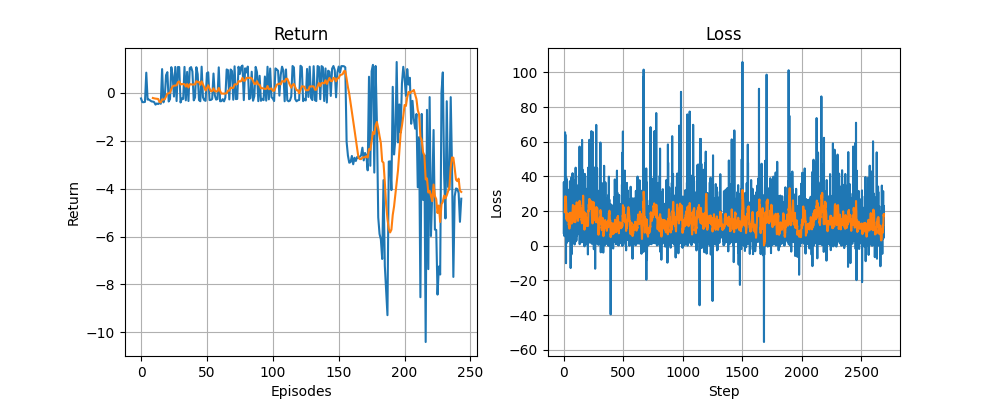

Reproduce this figure in Python.
import sys
from os.path import exists

from agents.AutoEncoder import Encoder, Decoder
from agents.PolicyValueNetwork import PolicyValueNetwork

# resolve path for notebook
sys.path.append('../')
import math
import torch
import random
import numpy as np
import pandas as pd
import torch.nn.functional as F
import matplotlib.pyplot as plt
from environments.QuestEnvironment import QuestEnvironment

# if there is a Cuda GPU, then we want to use it
device = torch.device("cuda" if torch.cuda.is_available() else "cpu")
model_filepath = 'model_weights.pth'
AE_encoder_model_filepath = 'E_model_weights.pth'
AE_decoder_model_filepath = 'D_model_weights.pth'
OBS_SPACE = 'glyphs'
AE_OBS_SPACE = 'pixel'
max_steps_per_level = [500, 2000, 5000, 5000]
mazes = ['MiniHack-MazeWalk-9x9-v0', 'MiniHack-MazeWalk-15x15-v0', 'MiniHack-MazeWalk-45x19-v0', 'MiniHack-Quest-Hard-v0']

def get_exploration_reward(state, reward):
    s = state['blstats']
    coords = (int(s[0]), int(s[1]))

    if coords not in visit_counts:
        visit_counts[coords] = 1
        coord_rewards[coords] = reward
        return 0.01
    else:
        visit_counts[coords] += 1
        coord_rewards[coords] += reward

    return reward * math.sqrt(math.log(visit_counts[coords]))

def convert_observation(obs, space, epsilon=10e-3):
    obs = obs[space]
    obs = torch.tensor(obs, dtype=torch.float)
    obs = torch.flatten(obs)
    obs = torch.reshape(obs, (1, obs.shape[0]))
    obs = torch.nn.functional.normalize(obs, p=2.0, dim=1, eps=epsilon, out=None)
    return obs


def compute_returns(rewards, gamma):
    returns = sum(r*(gamma**i) for i, r in enumerate(rewards))
    return returns


def load_env_and_models(difficulty_level, agent_lr, AE_lr):

    environment = QuestEnvironment().create(
        env_type=mazes[difficulty_level],
        reward_lose=reward_lose,
        reward_win=reward_win,
        penalty_step=-0.001,
        penalty_time=-0.0001,
        max_episode_steps=max_steps_per_level[difficulty_level],
        seed=seed
    )
    latent_space_dim = environment.observation_space.spaces[OBS_SPACE].shape[0] *\
                       environment.observation_space.spaces[OBS_SPACE].shape[1]

    agent = PolicyValueNetwork(environment.action_space.n, agent_lr, latent_space_dim).to(device)

    if exists(model_filepath):
        agent.load_state_dict(torch.load(model_filepath))

    AE_input_shape_dim = environment.observation_space.spaces[AE_OBS_SPACE].shape

    if len(AE_input_shape_dim) == 2:
        AE_input_shape_dim = (AE_input_shape_dim[0], AE_input_shape_dim[1], 1)

    AE_encoder = Encoder(encoded_space_dim=latent_space_dim, fc2_input_dim=AE_input_shape_dim).to(device)
    AE_decoder = Decoder(encoded_space_dim=latent_space_dim, fc2_input_dim=AE_input_shape_dim).to(device)

    AE_optim = torch.optim.Adam([{'params': AE_encoder.parameters()}, {'params': AE_decoder.parameters()}], lr=AE_lr,
                                weight_decay=1e-05)

    if exists(AE_encoder_model_filepath):
        AE_encoder.load_state_dict(torch.load(AE_encoder_model_filepath))

    if exists(AE_decoder_model_filepath):
        AE_decoder.load_state_dict(torch.load(AE_decoder_model_filepath))

    return environment, max_steps_per_level[difficulty_level], agent, AE_encoder, AE_decoder, AE_optim, AE_input_shape_dim


if __name__ == "__main__":

    num_episodes = 1000
    agent_alpha = 10e-5
    AE_alpha = 10e-5
    gamma = 0.995
    seed = 42
    reward_lose = -1
    reward_win = 1

    maze_difficulty_level = 0
    max_difficulty_level = 3

    env, max_steps, nn, encoder, decoder, AE_optimizer, AE_input_shape = load_env_and_models(maze_difficulty_level,
                                                                                             agent_alpha, AE_alpha)
    env.seed(seed)

    # training
    cumulative_returns = []

    for k in range(num_episodes):
        obs = env.reset()

        visit_counts = dict()
        coord_rewards = dict()

        done = False
        encoded_states, Actions, States, Probs, Values, Rewards = [], [], [], [], [], []
        total_AE_loss = []
        for h in range(max_steps):

            state_pixels = np.array(obs[AE_OBS_SPACE]/255., dtype=np.float32).reshape((AE_input_shape[2], AE_input_shape[0], AE_input_shape[1]))

            encoded_state = encoder(state_pixels)
            decoded_state = decoder(encoded_state.to(device))
            AE_loss = F.mse_loss(decoded_state, torch.tensor(state_pixels).to(device))

            AE_optimizer.zero_grad()
            AE_loss.backward()
            AE_optimizer.step()

            total_AE_loss.append(AE_loss.item())

            state = encoded_state

            action, probs = nn.action(state)
            value = nn.value(state)

            States.append(state_pixels)
            Actions.append(action)
            Values.append(value)
            encoded_states.append(encoded_state)
            Probs.append(probs)

            obs_, r, done, info = env.step(action)
            env.render()

            if done:
                status = str(info['end_status'])
                if 'DEATH' in status:
                    reward = reward_lose
                elif 'SUCCESS' in status:
                    reward = reward_win
                else:
                    reward = get_exploration_reward(obs_, r)
            else:
                reward = get_exploration_reward(obs_, r)

            print(f"\rEpisode: {k + 1}, Step: {h + 1}, Action: {action}, Reward: {reward}", end="")

            Rewards.append(reward)

            obs = obs_

            if done:
                break

        T = len(Rewards)

        G = [compute_returns(Rewards[t:], gamma) for t in range(T)]
        G = torch.tensor(G, requires_grad=True).float().to(device)
        G = (G - G.mean()) / G.std()

        Values = torch.tensor(Values, requires_grad=True).float().to(device)
        Probs = torch.tensor(Probs, requires_grad=True).float().to(device)

        errors = (G-Values)
        policy_loss = - Probs * errors
        nn.policy_optimizer.zero_grad()
        policy_loss.sum().backward(retain_graph=True)
        nn.policy_optimizer.step()

        value_loss = F.mse_loss(Values, G).to(device)
        nn.value_optimizer.zero_grad()
        value_loss.backward()
        nn.value_optimizer.step()
        v_loss_list = np.abs(errors.detach().cpu().numpy())
        p_loss_list = policy_loss.detach().cpu().numpy()

        Loss = v_loss_list + p_loss_list

        print(f"\n\nRewards: {np.sum(Rewards):0.4f} ({np.mean(Rewards):0.4f}), States Visited: {len(visit_counts)}"
              f"\nPolicy Loss: {np.sum(p_loss_list):0.4f} ({np.mean(p_loss_list):0.4f})"
              f"\tValue Loss: {np.sum(v_loss_list):0.4f} ({np.mean(v_loss_list):0.4f})"
              f"\tAE Loss: {np.sum(total_AE_loss):0.4f}, ({np.mean(total_AE_loss):0.4f})\n")

        torch.save(nn.state_dict(), model_filepath)
        torch.save(encoder.state_dict(), AE_encoder_model_filepath)
        torch.save(decoder.state_dict(), AE_decoder_model_filepath)


        if len(cumulative_returns) > 10 and np.mean(cumulative_returns[-10:])/reward_win > 0.85:
            print('\n\n Increasing environment difficulty! \n\n')
            maze_difficulty_level = min(maze_difficulty_level+1, max_difficulty_level)
            env.close()
            env, max_steps, nn, encoder, decoder, AE_optimizer, AE_input_shape = load_env_and_models(
                maze_difficulty_level, agent_alpha, AE_alpha)
            env.seed(seed)
            env.reset()
            k = 0

        Loss = np.reshape(Loss, (np.shape(Loss)[0], 1))

        cumulative_returns.append(sum(Rewards))
        # Plot stuff
        window = int(max_steps)
        plt.figure(figsize=(10, 4))
        plt.subplot(121)
        plt.title('Return')
        plt.xlabel('Episodes')
        plt.ylabel('Return')
        plt.plot(pd.DataFrame(cumulative_returns))
        plt.plot(pd.DataFrame(cumulative_returns).rolling(min(10, len(cumulative_returns))).mean())
        plt.grid(True)
        plt.subplot(122)
        plt.title('Loss')
        plt.xlabel('Step')
        plt.ylabel('Loss')
        plt.plot(pd.DataFrame(Loss))
        plt.plot(pd.DataFrame(Loss).rolling(10).mean())
        plt.grid(True)
        plt.savefig('REINFORCE.png')
        plt.close()
        #plt.show()

    for _ in range(5):

        Rewards = []

        obs = env.reset()
        obs = convert_observation(obs)

        done = False
        env.render()

        steps = 0

        while not done and steps <= max_steps:
            steps += 1

            probs = nn(obs)

            c = torch.distributions.Categorical(probs=probs)
            action = c.sample().item()

            obs_, rew, done, _info = env.step(action)
            obs_ = convert_observation(obs_)
            env.render()

            Rewards.append(rew)

        print(f'Reward: {sum(Rewards)}')

    env.close()